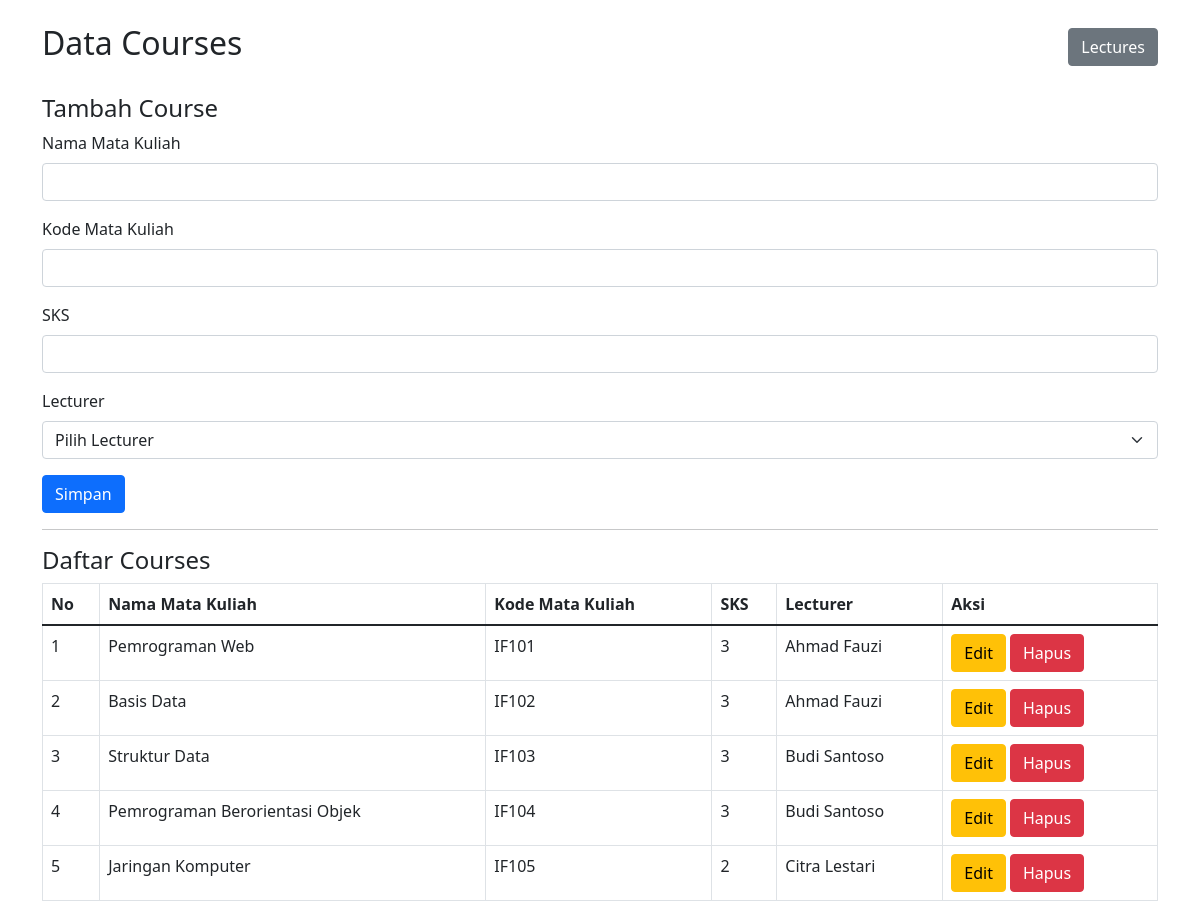
/courses.php, run on the app's committed database.
### tables this page shows
CREATE TABLE `courses` (
  `ID` int(11) NOT NULL,
  `nama_matkul` varchar(100) NOT NULL,
  `kode_matkul` varchar(20) NOT NULL,
  `sks` int(11) NOT NULL,
  `lecture_id` int(11) NOT NULL
);

### controllers/coursesController.php (called while the page is built, shortened)
<?php
include_once("models/Courses.php");
include_once("models/Lectures.php");
include_once("views/coursesView.php");
class coursesController
{
    private $courses;
    private $lectures;
    function __construct()
    {
        $this->courses = new Courses(Config::$db_host, Config::$db_user, Config::$db_pass, Config::$db_name);
        $this->lectures = new Lectures(Config::$db_host, Config::$db_user, Config::$db_pass, Config::$db_name);
    }
    public function index()
    {
        $this->courses->open();
        $this->courses->getCourses();
        $dataCourses = array();
        while ($row = $this->courses->getResult()) {
            array_push($dataCourses, $row);
        }
        $this->lectures->open();
        $this->lectures->getLectures();
        $dataLectures = array();
        while ($row = $this->lectures->getResult()) {
            array_push($dataLectures, $row);
        }
        $data = array(
            'courses' => $dataCourses,
            'lectures' => $dataLectures
        );
        $view = new coursesView();
        $view->render($data);
    }
}

### views/coursesView.php (the view, shortened to what this page needs)
<?php
class coursesView
{
    public function render($data, $editData = null)
    {
        $no = 1;
        echo "<!DOCTYPE html>";
        echo "<html lang='id'>";
        echo "<head>";
        echo "<link href='https://cdn.jsdelivr.net/npm/bootstrap@5.1.3/dist/css/bootstrap.min.css' rel='stylesheet'>";
        echo "</head>";
        echo "<body class='container mt-4'>";
        echo "<div class='d-flex justify-content-between align-items-center mb-4'>";
        echo "<h2>Data Courses</h2>";
        echo "<a href='index.php' class='btn btn-secondary'>Lectures</a>";
        echo "</div>";
        if ($editData != null) {
            echo "<h4>Edit Course</h4>";
            echo "<form action='courses.php' method='POST'>";
            echo "<input type='hidden' name='ID' value='" . $editData['ID'] . "'>";
            echo "<input type='hidden' name='aksi' value='edit'>";
        } else {
            echo "<h4>Tambah Course</h4>";
            echo "<form action='courses.php' method='POST'>";
        }
        echo "<div class='mb-3'>";
        echo "<label class='form-label'>Nama Mata Kuliah</label>";
        echo "<input type='text' name='nama_matkul' class='form-control' value='" . ($editData['nama_matkul'] ?? '') . "' required>";
        echo "</div>";
        echo "<div class='mb-3'>";
        echo "<label class='form-label'>Kode Mata Kuliah</label>";
        echo "<input type='text' name='kode_matkul' class='form-control' value='" . ($editData['kode_matkul'] ?? '') . "' required>";
        echo "</div>";
        echo "<div class='mb-3'>";
        echo "<label class='form-label'>SKS</label>";
        echo "<input type='number' name='sks' class='form-control' value='" . ($editData['sks'] ?? '') . "' required>";
        echo "</div>";
        echo "<div class='mb-3'>";
        echo "<label class='form-label'>Lecturer</label>";
        echo "<select name='lecture_id' class='form-select' required>";
        echo "<option value=''>Pilih Lecturer</option>";
        foreach ($data['lectures'] as $val) {
            list($id, $nama, $nidn, $phone, $joindate) = $val;
        }
        echo "</select>";
        echo "</div>";
        echo "<button type='submit' class='btn btn-primary'>";
        echo ($editData != null) ? "Update" : "Simpan";
        echo "</button>";
        echo "</form>";
        echo "<hr>";
        echo "<h4>Daftar Courses</h4>";
        echo "<table class='table table-bordered'>";
        echo "<thead>";
        echo "<tr>
                <th>No</th>
                <th>Nama Mata Kuliah</th>
                <th>Kode Mata Kuliah</th>
                <th>SKS</th>
                <th>Lecturer</th>
                <th>Aksi</th>
            </tr>";
        echo "</thead>";
        echo "<tbody>";
        $lectureMap = array();
        foreach ($data['lectures'] as $val) {
            list($id, $nama, $nidn, $phone, $joindate) = $val;
            $lectureMap[$id] = $nama;
        }
        foreach ($data['courses'] as $val) {
            list($id, $nama_matkul, $kode_matkul, $sks, $lecture_id) = $val;
            $namaLecture = isset($lectureMap[$lecture_id])
                ? $lectureMap[$lecture_id]
                : "Tidak diketahui";
            echo "<tr>";
            echo "<td>" . $no++ . "</td>";
            echo "<td>" . $nama_matkul . "</td>";
            echo "<td>" . $kode_matkul . "</td>";
            echo "<td>" . $sks . "</td>";
            echo "<td>" . $namaLecture . "</td>";
            echo "<td>";
            echo "<a href='courses.php?id_edit=" . $id . "' class='btn btn-warning me-1'>Edit</a>";
            echo "<a href='courses.php?id_hapus=" . $id . "' class='btn btn-danger' onclick=\"return confirm('Yakin ingin menghapus data ini?')\">Hapus</a>";
            echo "</td>";
            echo "</tr>";
        }
        echo "</tbody>";
        echo "</table>";
        echo "</body>";
        echo "</html>";
    }
}

### courses.php
<?php
include_once("controllers/coursesController.php");
$courses = new coursesController();
if (isset($_GET['id_edit'])) {
    $courses->formEdit();
} else if (isset($_GET['id_hapus'])) {
    $courses->delete();
} else if (isset($_POST['aksi'])) {
    if ($_POST['aksi'] == 'create') {
        $courses->add();
    } else if ($_POST['aksi'] == 'edit') {
        $courses->edit();
    }
} else {
    $courses->index();
}

### data on the page
courses: nama_matkul "Pemrograman Web", kode_matkul "IF101", sks "3", lecture "Ahmad Fauzi"
courses: nama_matkul "Basis Data", kode_matkul "IF102", sks "3", lecture "Ahmad Fauzi"
courses: nama_matkul "Struktur Data", kode_matkul "IF103", sks "3", lecture "Budi Santoso"
courses: nama_matkul "Pemrograman Berorientasi Objek", kode_matkul "IF104", sks "3", lecture "Budi Santoso"
courses: nama_matkul "Jaringan Komputer", kode_matkul "IF105", sks "2", lecture "Citra Lestari"
